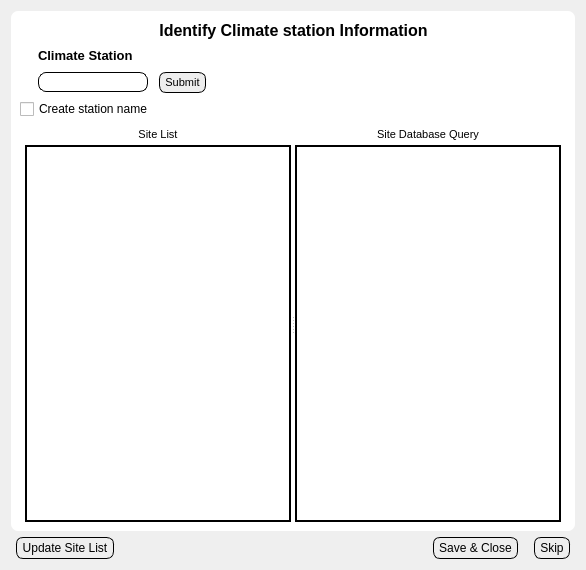
<?xml version="1.0" encoding="UTF-8"?>
<ui version="4.0">
 <class>Dialog</class>
 <widget class="QDialog" name="Dialog">
  <property name="geometry">
   <rect>
    <x>0</x>
    <y>0</y>
    <width>586</width>
    <height>570</height>
   </rect>
  </property>
  <property name="windowTitle">
   <string>Dialog</string>
  </property>
  <property name="styleSheet">
   <string notr="true">.QLabel{
	background: None;
	padding: 0px;
	margin: 0px;
}
.QComboBox {
    border: 1px solid gray;
    border-radius: 7px;
    padding: 2px;
	padding-left: 15px;
	background: #EEEEEE;
}
.QFrame, .QWidget{
	border-radius: 7;
	background: white;
}	



.QLineEdit{
	padding: 1px;
	border-style: solid;
	border: 1px solid black;
	border-radius: 8px;
	margin: 0px;
}

.QPushButton {
	color: black;
	background: #EEEEEE;
	border-width: 1px;
	border-color: black;
	border-style: solid;
	border-radius: 7;
	margin-top: 0px;
	margin-left: 5px;
	margin-right:5px;	
	padding-left: 5px;
	padding-right: 5px;
	padding-top: 3px;
	padding-bottom: 3px;
}


</string>
  </property>
  <layout class="QVBoxLayout" name="verticalLayout_7">
   <item>
    <layout class="QVBoxLayout" name="verticalLayout_6">
     <item>
      <widget class="QFrame" name="frame">
       <property name="sizePolicy">
        <sizepolicy hsizetype="Expanding" vsizetype="Expanding">
         <horstretch>0</horstretch>
         <verstretch>0</verstretch>
        </sizepolicy>
       </property>
       <property name="frameShape">
        <enum>QFrame::StyledPanel</enum>
       </property>
       <property name="frameShadow">
        <enum>QFrame::Raised</enum>
       </property>
       <layout class="QVBoxLayout" name="verticalLayout_5">
        <item>
         <layout class="QVBoxLayout" name="verticalLayout_4">
          <item>
           <layout class="QVBoxLayout" name="verticalLayout">
            <item>
             <layout class="QHBoxLayout" name="horizontalLayout_4">
              <item>
               <spacer name="horizontalSpacer_11">
                <property name="orientation">
                 <enum>Qt::Horizontal</enum>
                </property>
                <property name="sizeHint" stdset="0">
                 <size>
                  <width>40</width>
                  <height>20</height>
                 </size>
                </property>
               </spacer>
              </item>
              <item>
               <widget class="QLabel" name="label_4">
                <property name="font">
                 <font>
                  <pointsize>12</pointsize>
                  <weight>75</weight>
                  <bold>true</bold>
                 </font>
                </property>
                <property name="text">
                 <string>Identify Climate station Information</string>
                </property>
                <property name="textFormat">
                 <enum>Qt::PlainText</enum>
                </property>
                <property name="alignment">
                 <set>Qt::AlignCenter</set>
                </property>
               </widget>
              </item>
              <item>
               <spacer name="horizontalSpacer_12">
                <property name="orientation">
                 <enum>Qt::Horizontal</enum>
                </property>
                <property name="sizeHint" stdset="0">
                 <size>
                  <width>40</width>
                  <height>20</height>
                 </size>
                </property>
               </spacer>
              </item>
             </layout>
            </item>
            <item>
             <layout class="QHBoxLayout" name="horizontalLayout_6">
              <item>
               <layout class="QFormLayout" name="formLayout">
                <property name="fieldGrowthPolicy">
                 <enum>QFormLayout::FieldsStayAtSizeHint</enum>
                </property>
                <property name="labelAlignment">
                 <set>Qt::AlignLeading|Qt::AlignLeft|Qt::AlignVCenter</set>
                </property>
                <item row="0" column="0">
                 <layout class="QHBoxLayout" name="horizontalLayout">
                  <item>
                   <spacer name="horizontalSpacer_10">
                    <property name="orientation">
                     <enum>Qt::Horizontal</enum>
                    </property>
                    <property name="sizeType">
                     <enum>QSizePolicy::Fixed</enum>
                    </property>
                    <property name="sizeHint" stdset="0">
                     <size>
                      <width>18</width>
                      <height>20</height>
                     </size>
                    </property>
                   </spacer>
                  </item>
                  <item>
                   <widget class="QLabel" name="label">
                    <property name="sizePolicy">
                     <sizepolicy hsizetype="Fixed" vsizetype="Fixed">
                      <horstretch>0</horstretch>
                      <verstretch>0</verstretch>
                     </sizepolicy>
                    </property>
                    <property name="font">
                     <font>
                      <pointsize>10</pointsize>
                      <weight>75</weight>
                      <bold>true</bold>
                      <kerning>true</kerning>
                     </font>
                    </property>
                    <property name="text">
                     <string>Climate Station</string>
                    </property>
                   </widget>
                  </item>
                  <item>
                   <spacer name="horizontalSpacer">
                    <property name="orientation">
                     <enum>Qt::Horizontal</enum>
                    </property>
                    <property name="sizeHint" stdset="0">
                     <size>
                      <width>40</width>
                      <height>20</height>
                     </size>
                    </property>
                   </spacer>
                  </item>
                 </layout>
                </item>
                <item row="1" column="0">
                 <layout class="QHBoxLayout" name="horizontalLayout_5">
                  <item>
                   <spacer name="horizontalSpacer_9">
                    <property name="orientation">
                     <enum>Qt::Horizontal</enum>
                    </property>
                    <property name="sizeType">
                     <enum>QSizePolicy::Fixed</enum>
                    </property>
                    <property name="sizeHint" stdset="0">
                     <size>
                      <width>18</width>
                      <height>20</height>
                     </size>
                    </property>
                   </spacer>
                  </item>
                  <item>
                   <widget class="QLineEdit" name="lnedSiteID">
                    <property name="sizePolicy">
                     <sizepolicy hsizetype="Fixed" vsizetype="Fixed">
                      <horstretch>0</horstretch>
                      <verstretch>0</verstretch>
                     </sizepolicy>
                    </property>
                    <property name="focusPolicy">
                     <enum>Qt::StrongFocus</enum>
                    </property>
                   </widget>
                  </item>
                  <item>
                   <widget class="QPushButton" name="btnSiteID">
                    <property name="font">
                     <font>
                      <pointsize>8</pointsize>
                     </font>
                    </property>
                    <property name="text">
                     <string>Submit</string>
                    </property>
                   </widget>
                  </item>
                  <item>
                   <spacer name="horizontalSpacer_8">
                    <property name="orientation">
                     <enum>Qt::Horizontal</enum>
                    </property>
                    <property name="sizeHint" stdset="0">
                     <size>
                      <width>40</width>
                      <height>20</height>
                     </size>
                    </property>
                   </spacer>
                  </item>
                 </layout>
                </item>
                <item row="2" column="0">
                 <widget class="QCheckBox" name="ckCreate">
                  <property name="text">
                   <string>Create station name</string>
                  </property>
                 </widget>
                </item>
               </layout>
              </item>
              <item>
               <spacer name="horizontalSpacer_14">
                <property name="orientation">
                 <enum>Qt::Horizontal</enum>
                </property>
                <property name="sizeHint" stdset="0">
                 <size>
                  <width>40</width>
                  <height>20</height>
                 </size>
                </property>
               </spacer>
              </item>
             </layout>
            </item>
           </layout>
          </item>
          <item>
           <widget class="QSplitter" name="splitter">
            <property name="sizePolicy">
             <sizepolicy hsizetype="Expanding" vsizetype="Expanding">
              <horstretch>0</horstretch>
              <verstretch>0</verstretch>
             </sizepolicy>
            </property>
            <property name="orientation">
             <enum>Qt::Horizontal</enum>
            </property>
            <widget class="QWidget" name="layoutWidget_3">
             <layout class="QVBoxLayout" name="verticalLayout_3">
              <property name="spacing">
               <number>0</number>
              </property>
              <property name="leftMargin">
               <number>5</number>
              </property>
              <item>
               <layout class="QHBoxLayout" name="horizontalLayout_3">
                <item>
                 <spacer name="horizontalSpacer_3">
                  <property name="orientation">
                   <enum>Qt::Horizontal</enum>
                  </property>
                  <property name="sizeHint" stdset="0">
                   <size>
                    <width>40</width>
                    <height>20</height>
                   </size>
                  </property>
                 </spacer>
                </item>
                <item>
                 <widget class="QLabel" name="label_2">
                  <property name="sizePolicy">
                   <sizepolicy hsizetype="Fixed" vsizetype="Fixed">
                    <horstretch>0</horstretch>
                    <verstretch>0</verstretch>
                   </sizepolicy>
                  </property>
                  <property name="font">
                   <font>
                    <pointsize>8</pointsize>
                   </font>
                  </property>
                  <property name="text">
                   <string>Site List</string>
                  </property>
                  <property name="alignment">
                   <set>Qt::AlignCenter</set>
                  </property>
                 </widget>
                </item>
                <item>
                 <spacer name="horizontalSpacer_2">
                  <property name="orientation">
                   <enum>Qt::Horizontal</enum>
                  </property>
                  <property name="sizeHint" stdset="0">
                   <size>
                    <width>40</width>
                    <height>20</height>
                   </size>
                  </property>
                 </spacer>
                </item>
               </layout>
              </item>
              <item>
               <widget class="QTableView" name="listviewSiteLabels">
                <property name="focusPolicy">
                 <enum>Qt::ClickFocus</enum>
                </property>
                <property name="frameShape">
                 <enum>QFrame::WinPanel</enum>
                </property>
                <property name="frameShadow">
                 <enum>QFrame::Plain</enum>
                </property>
               </widget>
              </item>
             </layout>
            </widget>
            <widget class="QWidget" name="layoutWidget_2">
             <layout class="QVBoxLayout" name="verticalLayout_2">
              <property name="spacing">
               <number>0</number>
              </property>
              <property name="leftMargin">
               <number>0</number>
              </property>
              <property name="rightMargin">
               <number>5</number>
              </property>
              <item>
               <layout class="QHBoxLayout" name="horizontalLayout_2">
                <item>
                 <spacer name="horizontalSpacer_5">
                  <property name="orientation">
                   <enum>Qt::Horizontal</enum>
                  </property>
                  <property name="sizeHint" stdset="0">
                   <size>
                    <width>40</width>
                    <height>20</height>
                   </size>
                  </property>
                 </spacer>
                </item>
                <item>
                 <widget class="QLabel" name="label_3">
                  <property name="sizePolicy">
                   <sizepolicy hsizetype="Fixed" vsizetype="Fixed">
                    <horstretch>0</horstretch>
                    <verstretch>0</verstretch>
                   </sizepolicy>
                  </property>
                  <property name="font">
                   <font>
                    <pointsize>8</pointsize>
                   </font>
                  </property>
                  <property name="text">
                   <string>Site Database Query</string>
                  </property>
                  <property name="alignment">
                   <set>Qt::AlignCenter</set>
                  </property>
                 </widget>
                </item>
                <item>
                 <spacer name="horizontalSpacer_4">
                  <property name="orientation">
                   <enum>Qt::Horizontal</enum>
                  </property>
                  <property name="sizeHint" stdset="0">
                   <size>
                    <width>40</width>
                    <height>20</height>
                   </size>
                  </property>
                 </spacer>
                </item>
               </layout>
              </item>
              <item>
               <widget class="QTableView" name="tabviewDbSiteQuery">
                <property name="focusPolicy">
                 <enum>Qt::ClickFocus</enum>
                </property>
                <property name="frameShape">
                 <enum>QFrame::WinPanel</enum>
                </property>
                <property name="frameShadow">
                 <enum>QFrame::Plain</enum>
                </property>
               </widget>
              </item>
             </layout>
            </widget>
           </widget>
          </item>
         </layout>
        </item>
       </layout>
      </widget>
     </item>
     <item>
      <layout class="QHBoxLayout" name="horizontalLayout_7">
       <item>
        <widget class="QPushButton" name="btnUpdate">
         <property name="enabled">
          <bool>true</bool>
         </property>
         <property name="focusPolicy">
          <enum>Qt::ClickFocus</enum>
         </property>
         <property name="text">
          <string>Update Site List</string>
         </property>
        </widget>
       </item>
       <item>
        <spacer name="horizontalSpacer_6">
         <property name="orientation">
          <enum>Qt::Horizontal</enum>
         </property>
         <property name="sizeHint" stdset="0">
          <size>
           <width>40</width>
           <height>20</height>
          </size>
         </property>
        </spacer>
       </item>
       <item>
        <widget class="QPushButton" name="btnSaveClose">
         <property name="focusPolicy">
          <enum>Qt::ClickFocus</enum>
         </property>
         <property name="text">
          <string>Save &amp;&amp; Close</string>
         </property>
        </widget>
       </item>
       <item>
        <widget class="QPushButton" name="btnSkip">
         <property name="text">
          <string>Skip</string>
         </property>
        </widget>
       </item>
      </layout>
     </item>
    </layout>
   </item>
  </layout>
 </widget>
 <resources/>
 <connections/>
</ui>
